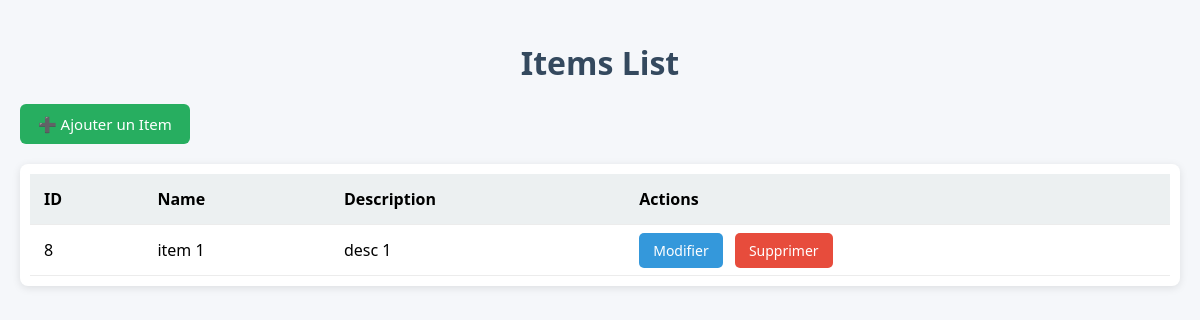
Before: / with the older database file.
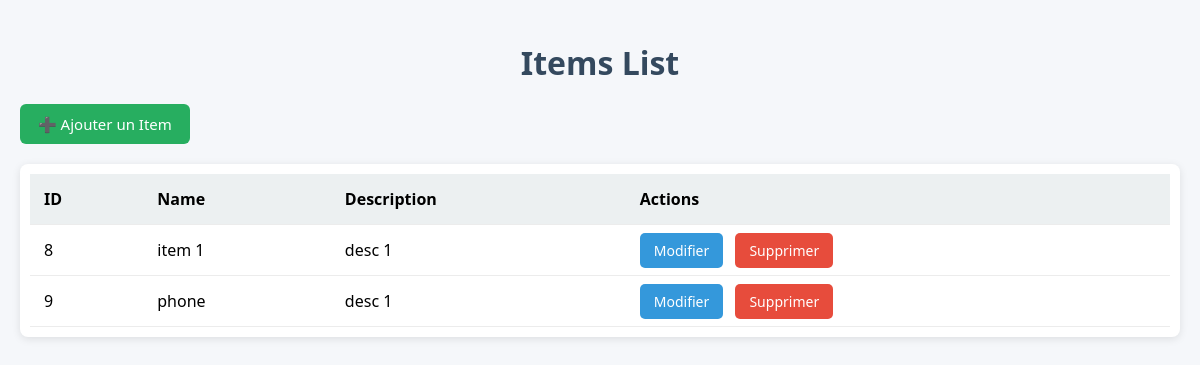
After: the same page with the newer database file.
### iscae_app/models.py (models this page shows)
class Item(models.Model):
    name = models.CharField(max_length=30, blank=True, default="")
    description = models.CharField(max_length=200, blank=True, null=True)

### iscae_app/views.py (the view)
# urls.py: path('',list_item , name='list_item'),
def list_item(request):
    items = Item.objects.all()
    return render(request, 'items.html', context={"items":items})

### templates/items.html (shortened to what this page needs)
<!DOCTYPE html>
<html lang="en">
<head>
</head>
<body>
    <h1>Items List</h1>
    <a href="{% url 'create_item' %}" class="btn-add">➕ Ajouter un Item</a>
    {% if items %}
    <div class="table-container">
        <table>
            <thead>
                <tr>
                    <th>ID</th>
                    <th>Name</th>
                    <th>Description</th>
                    <th>Actions</th>
                </tr>
            </thead>
            <tbody>
                {% for item in items %}
                <tr>
                    <td>{{ item.id }}</td>
                    <td>{{ item.name }}</td>
                    <td>{{ item.description }}</td>
                    <td>
                        <a href="{% url 'edit_item' item.id %}" class="btn btn-edit">Modifier</a>
                        <a href="{% url 'delete_item' item.id %}"
                           class="btn btn-delete"
                           onclick="return confirm('Voulez-vous vraiment supprimer cet élément ?');">
                           Supprimer
                        </a>
                    </td>
                </tr>
                {% endfor %}
            </tbody>
        </table>
    </div>
    {% else %}
        <p class="empty">Aucun item disponible.</p>
    {% endif %}
</body>
</html>

### templates/items.html (style rules this page uses)
body { font-family: "Segoe UI", Arial, sans-serif; margin: 0; padding: 20px; background: #f5f7fa; }
h1 { text-align: center; color: #34495e; margin-bottom: 20px; }
.btn-add { display: inline-block; padding: 10px 18px; background: #27ae60; color: white; text-decoration: none; border-radius: 6px; font-size: 15px; transition: 0.3s; }
.table-container { margin-top: 20px; overflow-x: auto; background: white; padding: 10px; border-radius: 8px; box-shadow: 0 2px 8px rgba(0,0,0,0.1); }
table { width: 100%; border-collapse: collapse; min-width: 600px; }
th, td { padding: 14px; text-align: left; border-bottom: 1px solid #ececec; }
th { background: #ecf0f1; font-weight: bold; }
.btn { padding: 8px 14px; border-radius: 5px; color: white; text-decoration: none; font-size: 14px; transition: 0.3s; }
.btn-edit { background: #3498db; }
.btn-delete { background: #e74c3c; margin-left: 8px; }

Changed rows visible on the page:
added Item: id "9", name "phone", description "desc 1"
